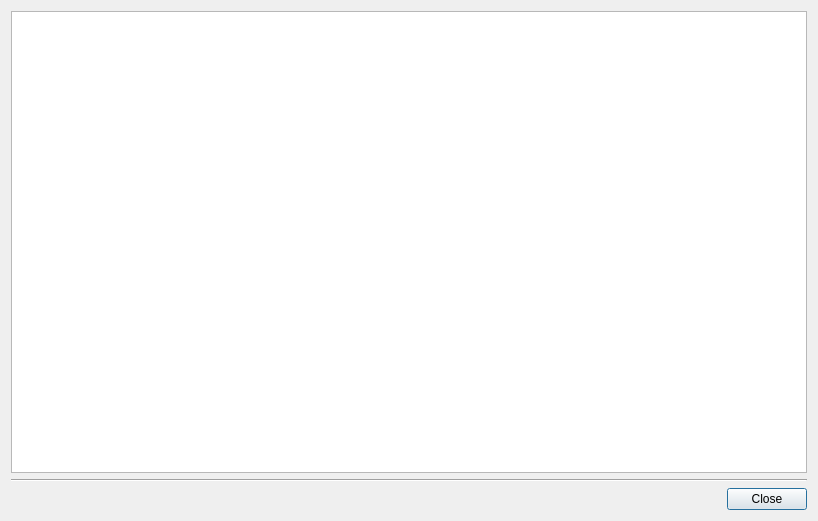
<?xml version="1.0" encoding="UTF-8"?>
<ui version="4.0">
 <class>HelpDialog</class>
 <widget class="QDialog" name="HelpDialog">
  <property name="geometry">
   <rect>
    <x>0</x>
    <y>0</y>
    <width>818</width>
    <height>521</height>
   </rect>
  </property>
  <property name="windowTitle">
   <string>Help</string>
  </property>
  <layout class="QVBoxLayout" name="verticalLayout">
   <item>
    <widget class="QTextBrowser" name="helpText"/>
   </item>
   <item>
    <widget class="Line" name="line">
     <property name="orientation">
      <enum>Qt::Horizontal</enum>
     </property>
    </widget>
   </item>
   <item>
    <layout class="QHBoxLayout" name="horizontalLayout">
     <item>
      <spacer name="horizontalSpacer">
       <property name="orientation">
        <enum>Qt::Horizontal</enum>
       </property>
       <property name="sizeHint" stdset="0">
        <size>
         <width>40</width>
         <height>20</height>
        </size>
       </property>
      </spacer>
     </item>
     <item>
      <widget class="QPushButton" name="closePushButton">
       <property name="text">
        <string>Close</string>
       </property>
      </widget>
     </item>
    </layout>
   </item>
  </layout>
 </widget>
 <resources/>
 <connections/>
</ui>
